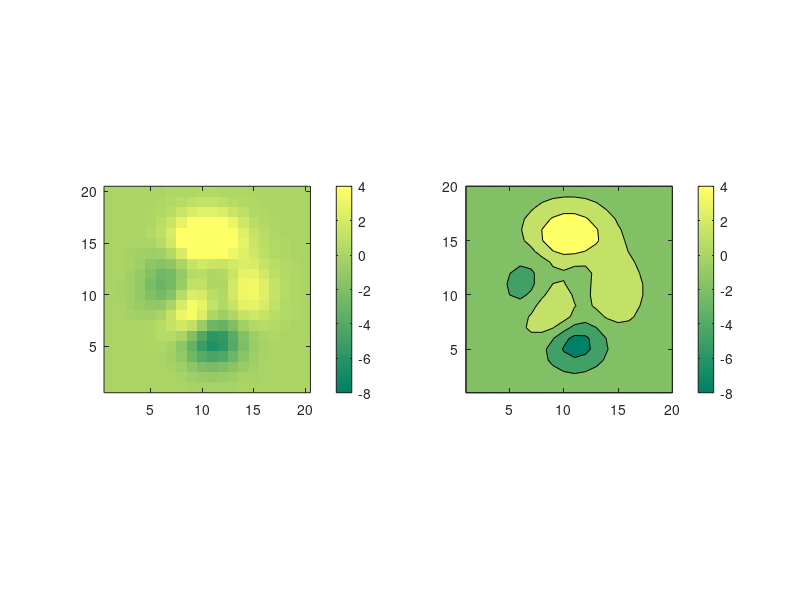

This figure's MATLAB source: (Note: this script raises an error after producing the figure.)
function demo_ge_contourf()

close all

[X,Y] = meshgrid(1:20,1:20);

Z = peaks(20);
cMapStr = 'summer';

lineValues = [-8:3:4];
figure
subplot(1,2,1)
imagesc(X(1,:),Y(:,1),Z,[min(lineValues),max(lineValues)])
set(gca,'Ydir','normal')
axis image
colorbar
subplot(1,2,2)
[C,h] = contourf(X,Y,Z,lineValues);
colorbar
axis image
colormap(cMapStr)

figure
kmlStr = ge_contourf(X,Y,Z,...
                    'cMap','jet',...
               'lineValues',lineValues,...
               'polyAlpha','ff',...
                    'cMap',cMapStr,...
                 'lineColor','ff000000');
%              
% kmlStr = [kmlStr,ge_colorbar(0,10,0,...
%                     'cBarBorderWidth',1,...
%                       'cBarFormatStr','%+7.2f',...
%                            'numUnits',numLevels,...
%                            'cLimLow',lineValues(1),...
%                            'cLimHigh',lineValues(end),...
%                                'name','click the icon to see the colorbar',...
%                                'cMap',cMapStr)];

                
if any(strcmp(devenv,{'octave','matlab'}))
    ge_output(['demo_ge_contourf_',devenv,'.kml'],kmlStr);
else
    ge_output('demo_ge_contourf_other.kml',kmlStr);
end
